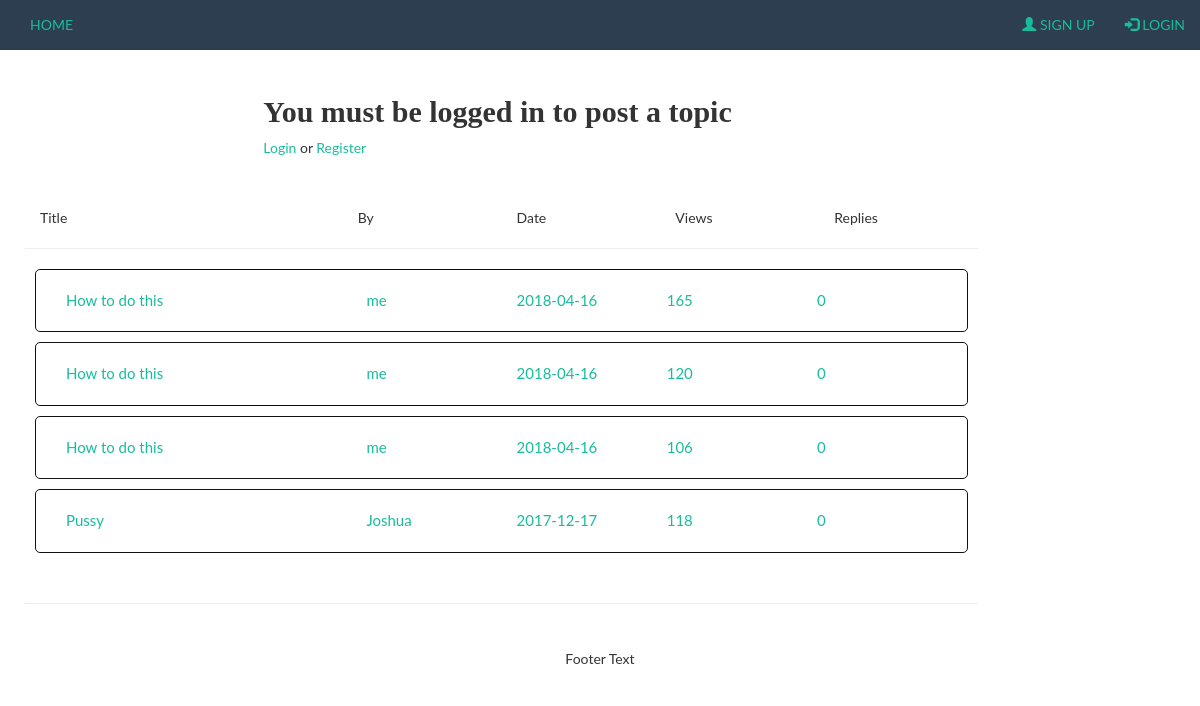
The app's page /topics.php?cid=1&scid=2, older data.
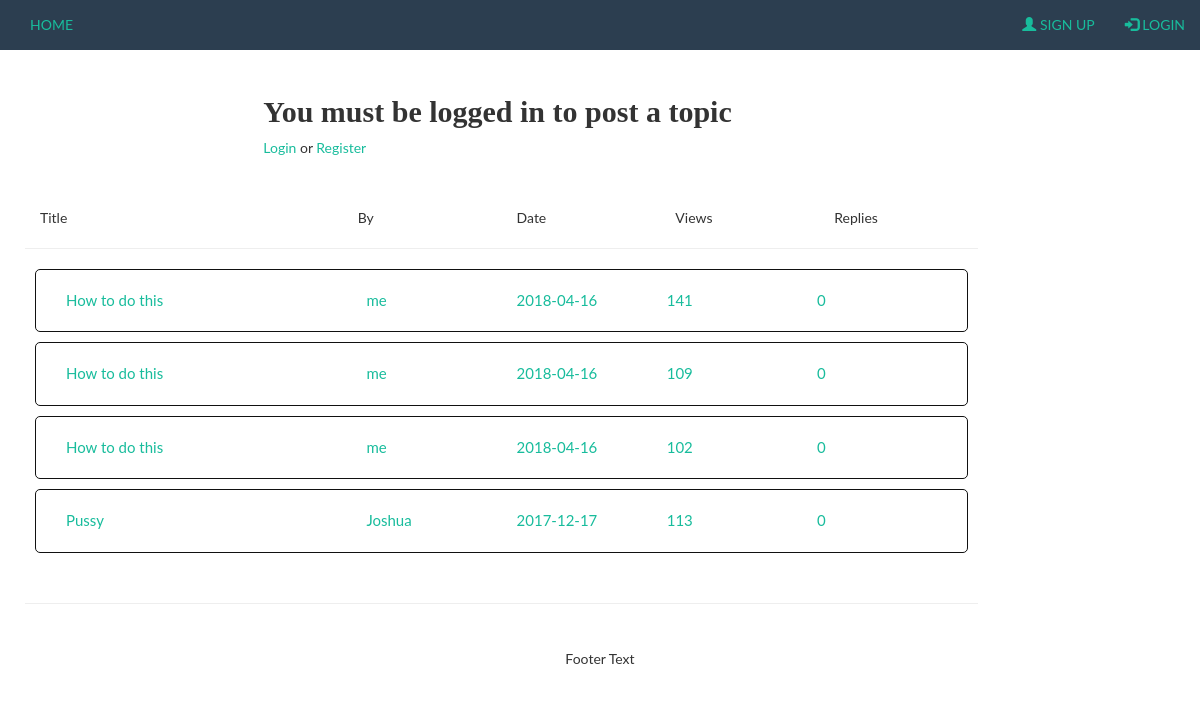
The same page, newer data.
### tables this page shows
CREATE TABLE IF NOT EXISTS `topics` (
  `TopicId` int(10) UNSIGNED NOT NULL AUTO_INCREMENT,
  `CategoryId` int(10) UNSIGNED DEFAULT NULL,
  `SubcategoryId` int(10) UNSIGNED DEFAULT NULL,
  `Author` varchar(50) NOT NULL,
  `Title` varchar(20) NOT NULL,
  `Content` text NOT NULL,
  `Date_Posted` date NOT NULL,
  `User_Views` int(11) NOT NULL,
  `replies` int(10) UNSIGNED NOT NULL,
  PRIMARY KEY (`TopicId`),
  KEY `CategoryId` (`CategoryId`),
  KEY `SubcategoryId` (`SubcategoryId`)
);

### content-function.php (the view, shortened to what this page needs)
<?php
    function disptopics($cid, $scid){
        include 'connect.php';
        $select = "SELECT TopicId, Author, Title, Content, Date_Posted, User_Views, replies FROM categories, subcategories, topics
                    WHERE (topics.CategoryId = '$cid') AND (topics.SubcategoryId ='$scid') AND
                    (categories.CategoryId = '$cid') AND (subcategories.SubcategoryId = '$scid') ORDER BY TopicId DESC";
        $query = mysqli_query($connect, $select);
        if(mysqli_num_rows($query)){
            echo "<div class='col-4 col-sm-4'>Title</div>
            <div class='col-2 col-sm-2'>By</div>
            <div class='col-2 col-sm-2'>Date</div>
            <div class='col-2 col-sm-2'>Views</div>
            <div class='col-2 col-sm-2'>Replies</div><br><hr>";
			while ($row = mysqli_fetch_assoc($query)) {
                echo "<div class='span12'><div class='row fix'><div class='board-topics'><a href='readtopic.php?cid=".$cid."&scid=".$scid."&tid=".$row['TopicId']."'>".
                    "<div class='col-4 col-sm-4'>".$row['Title']."</div>
                     <div class='col-2 col-sm-2'>".$row['Author']."</div>
                     <div class='col-2 col-sm-2'>".$row['Date_Posted']."</div>
                     <div class='col-2 col-sm-2'>".$row['User_Views']."</div>
                     <div class='col-2 col-sm-2'>".$row['replies'].
                     "</div></a></div></div></div>";
            }
        }
    }
?>

### topics.php (shortened to what this page needs)
<!DOCTYPE html>
<html lang="en">
<head>
    <?php
        include 'header.php';
    ?>
</head>
<body>
<?php
include 'nav.php';
?>
<div class="containern-fluid text-center">
    <div class="content">
        <div class="row">
            <div class="col-sm-10 text-left ">
            <?php
            if(isset($_SESSION['username'])){
                echo '<div class="row">
                <div class="col-sm-10"></div>
                <div class="col-sm-2">
                    <a class="btn btn-primary" href="addtopic.php?cid='.$_GET["cid"].'&scid='. $_GET["scid"]. '">Add Topic</a>
                </div>
                </div><br>';
            }else{
                echo '<div class="row"><div class="col-sm-12"><div class="col-sm-offset-3"><h2>You must be logged in to post a topic</h2>
                <p><a href="login.php">Login</a> or <a href="register.php">Register</a></p><br></div></div></div><br>';
            }
            ?>
                <?php
                    include 'content-function.php';
                    disptopics($_GET['cid'], $_GET['scid']);
                ?>
                <br>
                <hr>
            </div>
            <?php include 'adsside.php'?>
        </div>
    </div>
</div>
<footer class="container-fluid text-center">
  <p>Footer Text</p>
</footer>
</body>
</html>

### header.php (shortened to what this page needs)
<link rel="stylesheet" href="https://maxcdn.bootstrapcdn.com/bootstrap/3.3.7/css/bootstrap.min.css">
<link rel="stylesheet" href="styles/css/freelancer.css">
<link rel="stylesheet" href="/styles/main.css">

### nav.php (shortened to what this page needs)
<nav class="navbar-expand-lg bg-secondary fixed-top text-uppercase">
  <div class="container-fluid">
    <ul class="nav navbar-nav">
      <li><a href="/">Home</a></li>
    </ul>
    <?php
    if (isset($_SESSION['username'])) {
        echo '<ul class="nav navbar-nav navbar-right">
            <li><a href="/profile.php"><span class="glyphicon glyphicon-user"></span>Welcome ' . $_SESSION['username'] . '</a></li>
            <li><a href="/logout.php"><span class="glyphicon glyphicon-log-in"></span> Logout</a></li>
            </ul>';
    } else {
        echo '    <ul class="nav navbar-nav navbar-right">
                <li><a href="/register.php"><span class="glyphicon glyphicon-user"></span> Sign Up</a></li>
                <li><a href="/login.php"><span class="glyphicon glyphicon-log-in"></span> Login</a></li>
            </ul>';
    }
    ?>
  </div>
</nav>

### adsside.php (shortened to what this page needs)
<div class="col-sm-2 sidenav">
     </div>

### styles/css/freelancer.css (style rules this page uses)
body { font-family: 'Lato'; }
h1, h2, h3, h4, h5, h6 { font-weight: 700; font-family: 'Montserrat'; }
a { color: #18BC9C; }
.bg-secondary { background-color: #2C3E50 !important; }

### styles/main.css (style rules this page uses)
html { font-family: "Lucida Sans", sans-serif; width: 100% !important; }
.board-topics { border-radius: 5px; }
* { box-sizing: border-box; }
.row::after { content: ""; clear: both; display: table; }
.col-2 { width: 16.66%; }
.col-4 { width: 33.33%; }
[class*="col-"] { float: left; }
.fix { padding:5px; }
.content { margin: 10px; padding:15px; }
.span12 { border: none; background: white; color: #f2f2f2; padding: 10px; font-size: 15px; border-radius: 5px; position: relative; box-sizing: border-box; transition: all 500ms ease; margin:10px; border: 1px solid #111; -moz-box-shadow: 35px 35px 7px #999999; -moz-border-bottom-right-radius: 15px; -moz-border-radius:25px; padding: 15px 25px; height: inherit; }

Row changes from the older to the newer data that the page shows:
changed topics (number 1 of 4 on the later page): User_Views "165" → "141"
changed topics (number 2 of 4 on the later page): User_Views "120" → "109"
changed topics (number 3 of 4 on the later page): User_Views "106" → "102"
changed topics "Pussy": User_Views "118" → "113"
